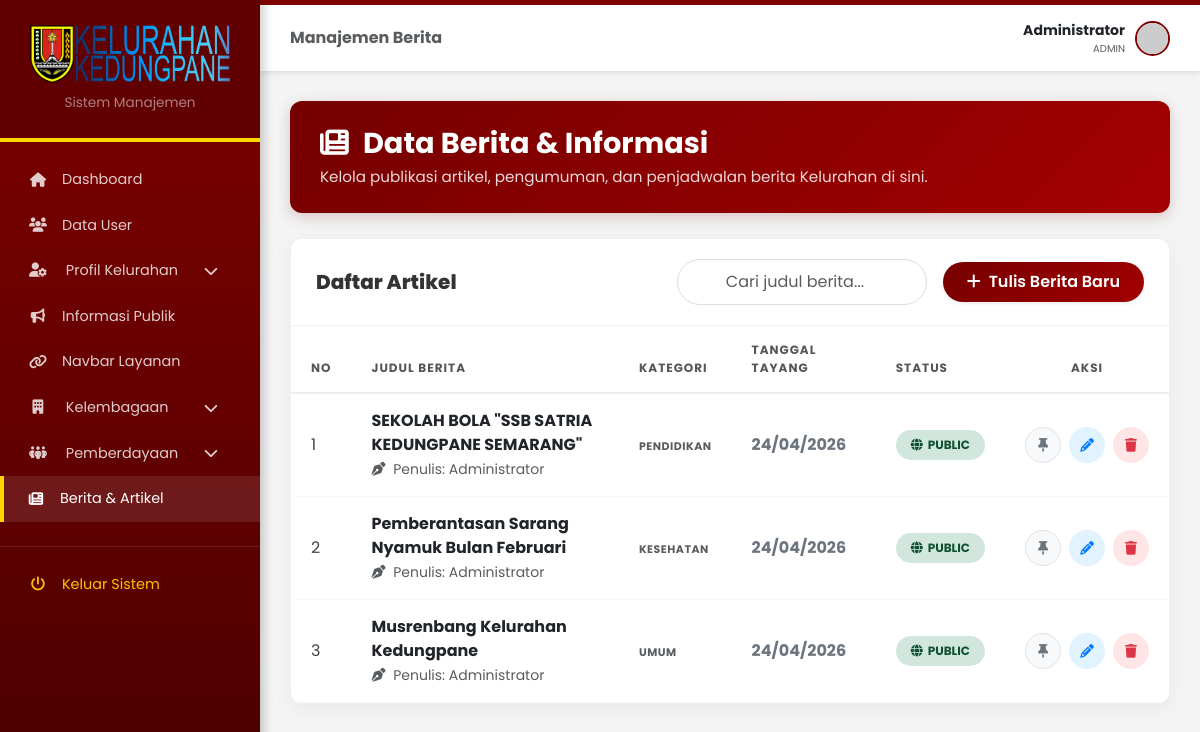
Page /admin/admin_berita.php (signed in) on the committed database.
### tables this page shows
CREATE TABLE `berita` (
  `id` int(11) NOT NULL,
  `judul` varchar(255) NOT NULL,
  `slug` varchar(255) NOT NULL,
  `isi` text NOT NULL,
  `ringkasan` varchar(500) DEFAULT NULL,
  `gambar` varchar(255) DEFAULT NULL,
  `kategori` enum('umum','kesehatan','pembangunan','keamanan','pendidikan','ekonomi') DEFAULT 'umum',
  `penulis_id` int(11) DEFAULT NULL,
  `is_published` tinyint(1) DEFAULT 0,
  `is_pinned` tinyint(1) NOT NULL DEFAULT 0,
  `tanggal` date NOT NULL,
  `created_at` timestamp NOT NULL DEFAULT current_timestamp(),
  `updated_at` timestamp NOT NULL DEFAULT current_timestamp() ON UPDATE current_timestamp()
);

CREATE TABLE `users` (
  `id` int(11) NOT NULL,
  `username` varchar(50) NOT NULL,
  `password` varchar(255) NOT NULL,
  `role` enum('Super Admin','Admin','Editor') DEFAULT 'Admin',
  `alamat` text DEFAULT NULL,
  `tanggal_lahir` date DEFAULT NULL,
  `jabatan` varchar(100) DEFAULT NULL,
  `foto_profil` varchar(255) DEFAULT NULL,
  `nama` varchar(100) NOT NULL,
  `foto` varchar(255) DEFAULT NULL,
  `last_login` datetime DEFAULT NULL,
  `is_active` tinyint(1) DEFAULT 1,
  `created_at` timestamp NOT NULL DEFAULT current_timestamp(),
  `updated_at` timestamp NOT NULL DEFAULT current_timestamp() ON UPDATE current_timestamp()
);

### admin/admin_berita.php (the view, shortened to what this page needs)
<?php
require_once __DIR__ . '/auth.php';
mysqli_query($conn, "UPDATE berita SET kategori = 'umum' WHERE kategori = '' OR kategori IS NULL");
$query = "SELECT b.*, u.nama as penulis FROM berita b LEFT JOIN users u ON b.penulis_id = u.id ORDER BY b.tanggal DESC, b.id DESC";
$result = mysqli_query($conn, $query);
include 'admin_header.php';
?>
<div class="page-header">
    <h1><i class="fa-solid fa-newspaper me-2"></i> Data Berita & Informasi</h1>
    <p>Kelola publikasi artikel, pengumuman, dan penjadwalan berita Kelurahan di sini.</p>
</div>
<div class="card-table">
    <div class="card-table-header">
        <h5>Daftar Artikel</h5>
        <div class="d-flex gap-3 align-items-center">
            <div class="position-relative">
                <input type="text" id="searchBerita" class="form-control rounded-pill ps-5" placeholder="Cari judul berita..." onkeyup="cariBerita()" style="width: 250px;">
            </div>
            <button type="button" class="btn btn-gradient-maroon rounded-pill shadow-sm px-4 py-2" data-bs-toggle="modal" data-bs-target="#modalTambah">
                <i class="fa-solid fa-plus me-1"></i> Tulis Berita Baru
            </button>
        </div>
    </div>
    <div class="table-responsive">
        <table class="table mb-0" id="tabelBerita">
            <thead>
                <tr>
                    <th width="50">No</th>
                    <th>Judul Berita</th>
                    <th>Kategori</th>
                    <th>Tanggal Tayang</th>
                    <th>Status</th>
                    <th class="text-center">Aksi</th>
                </tr>
            </thead>
            <tbody>
                <?php
                $no = 1;
                $tanggal_sekarang = date('Y-m-d');
                if(mysqli_num_rows($result) > 0){
                    while($row = mysqli_fetch_assoc($result)):
                        if ($row['is_published'] == 1) {
                            if ($row['tanggal'] > $tanggal_sekarang) {
                                $status_class = 'badge-scheduled';
                                $status_text = '<i class="fa-regular fa-clock"></i> TERJADWAL';
                            } else {
                                $status_class = 'badge-published';
                                $status_text = '<i class="fa-solid fa-globe"></i> PUBLIC';
                            }
                        } else {
                            $status_class = 'badge-draft';
                            $status_text = '<i class="fa-solid fa-lock"></i> PRIVATE';
                        }
                        $kategori_tampil = !empty($row['kategori']) ? $row['kategori'] : 'umum';
                ?>
                <tr>
                    <td><?= $no++; ?></td>
                    <td>
                        <div class="fw-bold text-dark fs-6">
                            <?= htmlspecialchars($row['judul']); ?>
                        </div>
                        <small class="text-muted"><i class="fa-solid fa-pen-nib me-1"></i> Penulis: <?= htmlspecialchars($row['penulis'] ?? 'Admin'); ?></small>
                    </td>
                    <td><span class="text-uppercase text-muted fw-bold" style="font-size: 11px; letter-spacing: 0.5px;"><?= htmlspecialchars($kategori_tampil); ?></span></td>
                    <td><div class="fw-bold text-secondary"><?= date('d/m/Y', strtotime($row['tanggal'])); ?></div></td>
                    <td><span class="badge-status <?= $status_class ?>"><?= $status_text ?></span></td>
                    <td class="text-center">
                        <div class="d-flex gap-2 justify-content-center align-items-center">
                            <form action="admin_berita_aksi.php" method="POST" class="m-0">
                                <button type="submit" class="btn-action <?= $row['is_pinned'] ? 'btn-action-pin-active' : 'btn-action-pin' ?>" title="Sorotan Utama">
                                    <i class="fa-solid fa-thumbtack"></i>
                                </button>
                            </form>
                            <button type="button" class="btn-action btn-action-edit" title="Edit Berita" data-bs-toggle="modal" data-bs-target="#modalEdit<?= $row['id'] ?>">
                                <i class="fa-solid fa-pencil"></i>
                            </button>
                            <form action="admin_berita_aksi.php" method="POST" class="m-0" id="formHapus<?= $row['id'] ?>">
                                <button type="button" onclick="konfirmasiHapus(<?= $row['id'] ?>)" class="btn-action btn-action-delete" title="Hapus Berita">
                                    <i class="fa-solid fa-trash"></i>
                                </button>
                            </form>
                        </div>
                    </td>
                </tr>
                <?php
                    endwhile;
                } else {
                    echo "<tr><td colspan='6' class='text-center py-5 text-muted'><i class=".'fa-solid fa-folder-open fs-1 opacity-25 mb-3'."></i><br>Belum ada data berita. Mulai tulis berita pertama Anda!</td></tr>";
                }
                ?>
            </tbody>
        </table>
    </div>
</div>
<?php include 'admin_footer.php'; ?>

### admin/admin_styles.css (style rules this page uses)
:root { --maroon-dark: #4a0000; --maroon-bright: #800000; --maroon-header: #600000; --gold: #ffd700; --bg-light: #f4f4f4; }
* { margin: 0; padding: 0; box-sizing: border-box; }
body { font-family: 'Poppins', sans-serif; background-color: var(--bg-light); display: flex; min-height: 100vh; }
.modal-body input, .modal-body textarea, .modal-body select, .form-control { position: relative !important; z-index: 1062 !important; pointer-events: auto !important; }
.table-responsive { overflow-x: auto; -webkit-overflow-scrolling: touch; }
.gap-2 { gap: 0.5rem !important; }
.gap-3 { gap: 1rem !important; }

### admin/admin_berita.php (style rules this page uses)
.page-header { background: linear-gradient(135deg, #750000, #a30000); color: white; padding: 25px 30px; border-radius: 12px; margin-bottom: 25px; box-shadow: 0 4px 15px rgba(117, 0, 0, 0.2); }
.page-header h1 { font-size: 1.8rem; font-weight: 700; margin-bottom: 5px; }
.page-header p { margin: 0; opacity: 0.85; font-size: 0.95rem; }
.card-table { background: white; border-radius: 12px; box-shadow: 0 5px 20px rgba(0,0,0,0.05); overflow: hidden; border: 1px solid #f0f0f0; }
.card-table-header { padding: 20px 25px; border-bottom: 1px solid #f0f0f0; display: flex; justify-content: space-between; align-items: center; background: #fff; flex-wrap: wrap; gap: 15px; }
.card-table-header h5 { margin: 0; font-weight: 800; color: #333; font-size: 1.25rem; }
.btn-gradient-maroon { background: linear-gradient(135deg, #750000, #a30000); color: white; border: none; font-weight: 600; transition: all 0.3s ease; }
.btn-action { border-radius: 50%; width: 36px; height: 36px; display: inline-flex; align-items: center; justify-content: center; transition: all 0.2s ease; border: none; font-size: 0.85rem; }
.btn-action-pin { background-color: #f8f9fa; color: #6c757d; border: 1px solid #dee2e6; }
.btn-action-edit { background-color: #e0f3ff; color: #007bff; }
.btn-action-delete { background-color: #ffe5e5; color: #dc3545; }
.table > thead { background-color: #f8f9fa; }
.table > thead > tr > th { font-weight: 700; color: #555; text-transform: uppercase; font-size: 0.75rem; letter-spacing: 1px; border-bottom: 2px solid #eee; padding: 15px 20px; }
.table > tbody > tr > td { padding: 15px 20px; vertical-align: middle; border-bottom: 1px solid #f8f9fa; color: #444; }
.badge-status { padding: 6px 15px; border-radius: 50px; font-size: 0.75rem; font-weight: 700; display: inline-flex; align-items: center; gap: 5px; }
.badge-published { background-color: #d1e7dd; color: #0f5132; }
.form-control, .form-select { border-radius: 8px; padding: 10px 15px; border: 1px solid #ddd; }

### rows in the picture
berita: judul "SEKOLAH BOLA \"SSB SATRIA KEDUNGPANE SEMARANG\"", penulis.nama "Administrator", kategori "PENDIDIKAN", tanggal "24/04/2026", shows "PUBLIC"
berita: judul "Pemberantasan Sarang Nyamuk Bulan Februari", penulis.nama "Administrator", kategori "KESEHATAN", tanggal "24/04/2026", shows "PUBLIC"
berita: judul "Musrenbang Kelurahan Kedungpane", penulis.nama "Administrator", kategori "UMUM", tanggal "24/04/2026", shows "PUBLIC"

### other values in the picture
$page_title "Manajemen Berita"
$_SESSION['nama'] "Administrator"
$_SESSION['role'] "ADMIN"
